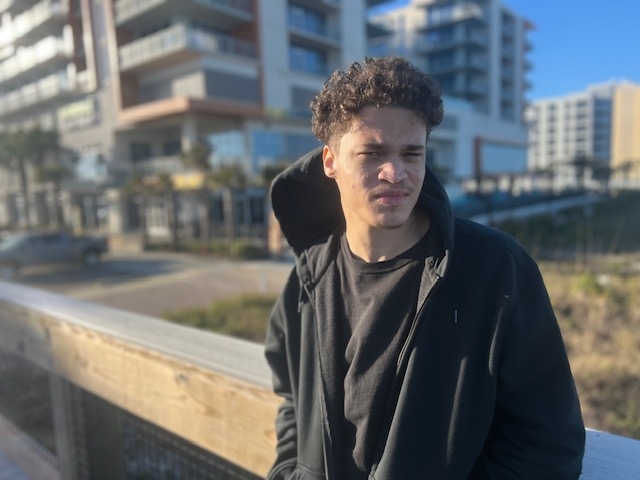
#> input picture assets/models/reference/IMG_1912.jpeg, 640 x 480 px
$ python prepare_face_texture.py
#> lines starting #> are read from the running program, lines starting #| are printed output that depends on the picture
"""Crop a face region from a reference photo for use as a projected head texture.

Run with a regular Python + Pillow environment (NOT Blender's bundled python):
  py -3.11 prepare_face_texture.py

Regenerates face_texture.png, which build_chase_blender.py projects onto the
head mesh via an orthographic camera + UV Project modifier.
"""
from pathlib import Path

from PIL import Image

ROOT = Path(__file__).resolve().parents[1]
SOURCE_PHOTO = ROOT / "reference" / "IMG_1912.jpeg"
OUT_PATH = Path(__file__).resolve().parent / "face_texture.png"

# left, top, right, bottom in source pixel coordinates. Chosen to frame just
# the face/hair, minimizing background bleed. Re-tune if the source photo
# changes.
CROP_BOX = (300, 35, 465, 250)


def main():
    img = Image.open(SOURCE_PHOTO)
#> img is the input picture: PIL image 640x480 RGB; mean R, G, B 102.3, 106, 108
    crop = img.crop(CROP_BOX)
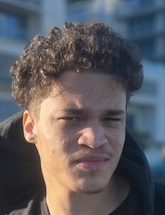
#> crop: PIL image 165x215 RGB; mean R, G, B 93.9, 92, 96.6
    crop.save(OUT_PATH)
    print(f"Saved {OUT_PATH} ({crop.size[0]}x{crop.size[1]})")
#| Saved assets/models/source/face_texture.png (165x215)


if __name__ == "__main__":
    main()

$ run again, with assets/models/reference/IMG_1779.jpeg copied over assets/models/reference/IMG_1912.jpeg
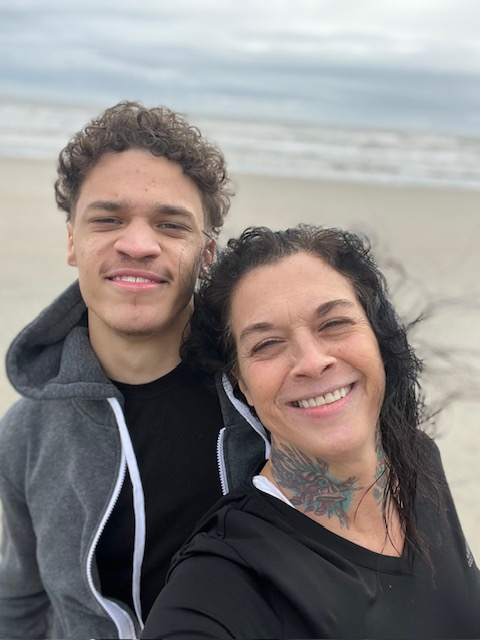
#> input picture assets/models/reference/IMG_1779.jpeg, 480 x 640 px
#> in main, img is the input picture: PIL image 480x640 RGB; mean R, G, B 137.3, 132.3, 130.8
#> in main, `crop = img.crop(CROP_BOX)`:
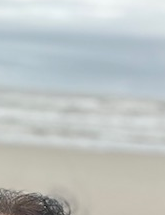
#> crop: PIL image 165x215 RGB; mean R, G, B 190.6, 196.3, 195.2
#| Saved assets/models/source/face_texture.png (165x215)

$ run again, with assets/models/reference/IMG_1788.jpeg copied over assets/models/reference/IMG_1912.jpeg
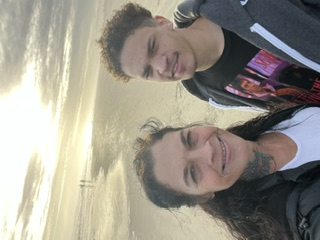
#> input picture assets/models/reference/IMG_1788.jpeg, 320 x 240 px
#> in main, img is the input picture: PIL image 320x240 RGB; mean R, G, B 152.9, 148.2, 137.4
#> in main, `crop = img.crop(CROP_BOX)`:
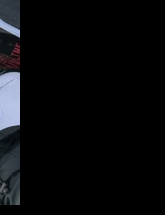
#> crop: PIL image 165x215 RGB; mean R, G, B 9.3, 10, 11.6
#| Saved assets/models/source/face_texture.png (165x215)
